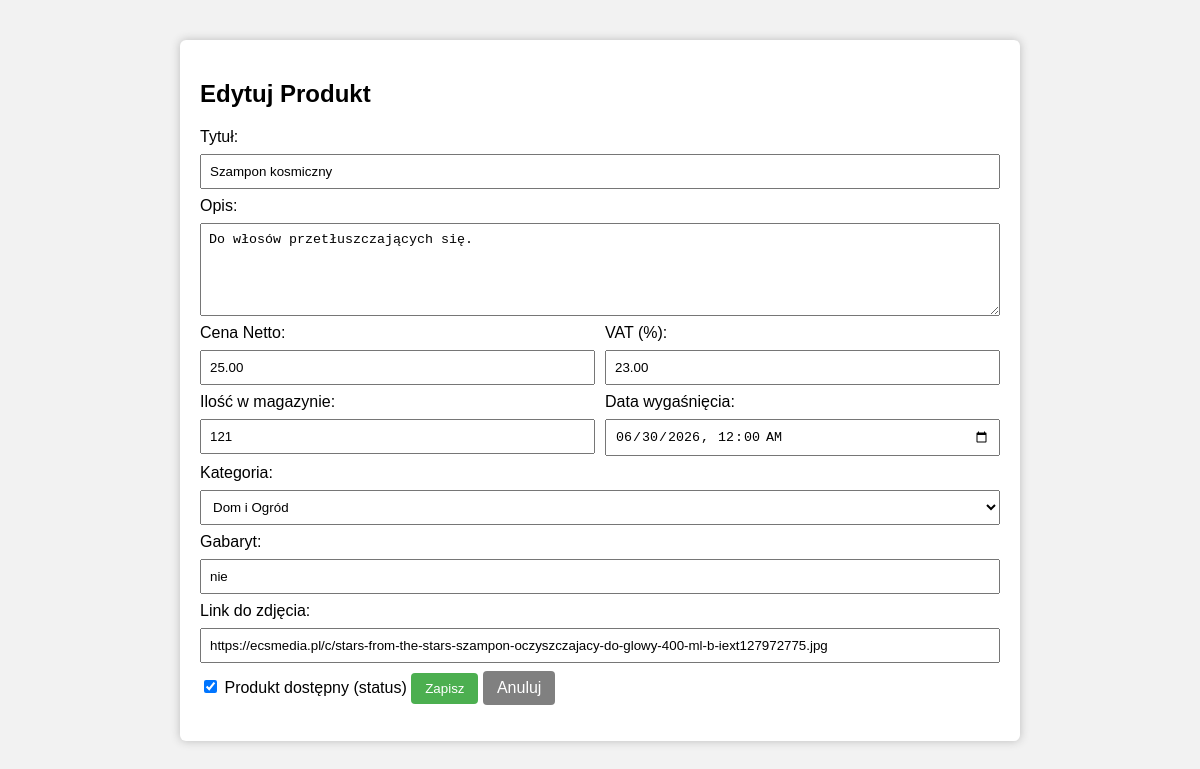
/admin/admin.php?modul=produkty&action=edit&id=3 (signed in), run on the app's committed database.
### tables this page shows
CREATE TABLE `produkty` (
  `id` int(11) NOT NULL,
  `tytul` varchar(255) NOT NULL,
  `opis` text DEFAULT NULL,
  `data_utworzenia` datetime DEFAULT current_timestamp(),
  `data_modyfikacji` datetime DEFAULT NULL ON UPDATE current_timestamp(),
  `data_wygasniecia` datetime DEFAULT NULL,
  `cena_netto` decimal(10,2) NOT NULL,
  `podatek_vat` decimal(5,2) DEFAULT 23.00,
  `ilosc_magazyn` int(11) DEFAULT 0,
  `status_dostepnosci` int(11) DEFAULT 1,
  `kategoria` int(11) DEFAULT NULL,
  `gabaryt` varchar(50) DEFAULT NULL,
  `zdjecie` varchar(255) DEFAULT NULL
);

### products.php (called while the page is built, shortened)
<?php
class ZarzadzajProduktami
{
    private $db;
    public function __construct($conn)
    {
        $this->db = $conn;
    }
    public function PobierzProdukt($id)
    {
        $id = (int) $id;
        $query = "SELECT * FROM produkty WHERE id = $id LIMIT 1";
        $result = mysqli_query($this->db, $query);
        return mysqli_fetch_assoc($result);
    }
}
?>

### admin/admin.php (the view, shortened to what this page needs)
<?php
require_once '../cfg.php';
require_once '../kategorie.php';
require_once '../products.php';
$conn = mysqli_connect($dbhost, $dbuser, $dbpass, $db);
$kategorie_manager = new ZarzadzajKategoriami($conn);
$produkt_manager = new ZarzadzajProduktami($conn);
if (isset($_SESSION['zalogowany'])) {
    $modul = $_GET['modul'] ?? 'menu';
    switch ($modul) {
        case 'produkty':
            $produkt_manager->StworzTabele();
            $action = $_GET['action'] ?? 'list';
            if ($action == 'list') {
                echo $produkt_manager->PokazProdukty();
                echo '<div class="action-bar" style="margin-top:20px;"><a href="admin.php" class="btn btn-back">← Powrót do menu</a></div>';
            } elseif ($action == 'add' || $action == 'edit') {
                $product = null;
                if ($action == 'edit' && isset($_GET['id'])) {
                    $product = $produkt_manager->PobierzProdukt($_GET['id']);
                }
                $tytul = $product ? $product['tytul'] : '';
                $opis = $product ? $product['opis'] : '';
                $data_wyg = $product ? $product['data_wygasniecia'] : '';
                $cena = $product ? $product['cena_netto'] : '';
                $vat = $product ? $product['podatek_vat'] : '23.00';
                $ilosc = $product ? $product['ilosc_magazyn'] : '0';
                $status = ($product && $product['status_dostepnosci'] == 1) ? 'checked' : '';
                $kat_id = $product ? $product['kategoria'] : 0;
                $gabaryt = $product ? $product['gabaryt'] : '';
                $zdjecie = $product ? $product['zdjecie'] : '';
                $id_val = $product ? $product['id'] : '';
                echo "<div class='admin-panel'>
                    <h2>" . ($product ? 'Edytuj Produkt' : 'Dodaj Produkt') . "</h2>
                    <form method='post'>
                        " . ($product ? "<input type='hidden' name='id' value='$id_val'>" : "") . "
                        <label>Tytuł:</label>
                        <input type='text' name='tytul' value='" . htmlspecialchars($tytul) . "' required class='input'>
                        <label>Opis:</label>
                        <textarea name='opis' rows='5' class='input'>" . htmlspecialchars($opis) . "</textarea>
                        <div style='display:flex; gap:10px;'>
                            <div style='flex:1'>
                                <label>Cena Netto:</label>
                                <input type='number' step='0.01' name='cena_netto' value='$cena' required class='input'>
                            </div>
                            <div style='flex:1'>
                                <label>VAT (%):</label>
                                <input type='number' step='0.01' name='podatek_vat' value='$vat' class='input'>
                            </div>
                        </div>
                        <div style='display:flex; gap:10px;'>
                            <div style='flex:1'>
                                <label>Ilość w magazynie:</label>
                                <input type='number' name='ilosc_magazyn' value='$ilosc' class='input'>
                            </div>
                             <div style='flex:1'>
                                <label>Data wygaśnięcia:</label>
                                <input type='datetime-local' name='data_wygasniecia' value='$data_wyg' class='input'>
                            </div>
                        </div>
                        <label>Kategoria:</label>
                        <select name='kategoria' class='input'>
                            " . $kategorie_manager->GenerujSelectKategorii($kat_id) . "
                        </select>
                        <label>Gabaryt:</label>
                        <input type='text' name='gabaryt' value='" . htmlspecialchars($gabaryt) . "' class='input'>
                        <label>Link do zdjęcia:</label>
                        <input type='text' name='zdjecie' value='" . htmlspecialchars($zdjecie) . "' class='input'>
                        <label><input type='checkbox' name='status_dostepnosci' $status> Produkt dostępny (status)</label>
                        <button type='submit' name='save_product' class='btn btn-save'>Zapisz</button>
                        <a href='?modul=produkty' class='btn btn-cancel'>Anuluj</a>
                    </form>
                </div>";
            }
            break;
    }
}
?>

### admin/admin.php (style rules this page uses)
.btn { display: inline-block; padding: 8px 14px; border: none; background: #2196F3; color: white; border-radius: 4px; cursor: pointer; text-decoration: none; }
.btn-save { background: #4CAF50; }
.btn-cancel { background: gray; }
.admin-panel { background: white; width: 800px; padding: 20px; margin: 20px auto; border-radius: 6px; box-shadow: 0 0 10px #bbb; }
.admin-panel .input, textarea { width: 100%; padding: 8px; margin: 8px 0; }

### data on the page
produkty: tytul "Szampon kosmiczny", opis "Do włosów przetłuszczających się.", cena_netto "25.00", podatek_vat "23.00", ilosc_magazyn "121", data_wygasniecia "06/30/2026 00:00", gabaryt "nie", zdjecie "https://ecsmedia.pl/c/stars-from-the-stars-szampon-oczyszczajacy-do-glowy-400-ml-b-iext127972775.jpg"
